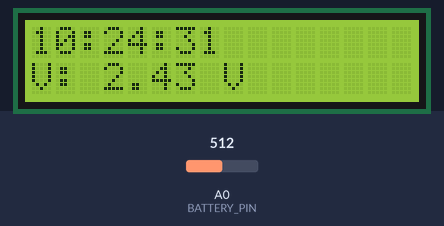
Recording of a program running on a simulated Arduino Uno, built with avr-gcc and run on an emulated ATmega328P. Parts: 16×2 character LCD. The test bench sets the inputs (shaded band); at power-on: A0 (BATTERY_PIN) = 512. The local clock reads 2024-03-15 10:24:30 at power-on unless the program sets it; what the program prints to the serial monitor is not drawn.

Above: at 1.2 s.
1.3 s: A0 (BATTERY_PIN) set to 716
At 2.9 s:
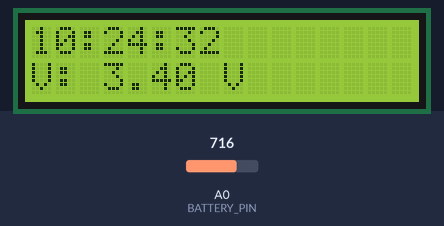
4.6 s: A0 (BATTERY_PIN) set to 900
At 5.6 s:
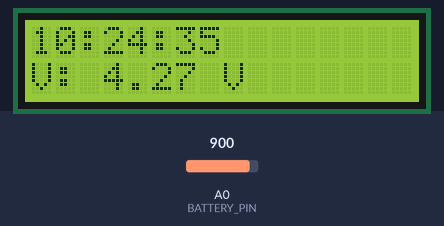
7.7 s: A0 (BATTERY_PIN) set to 1023
At 9.1 s:
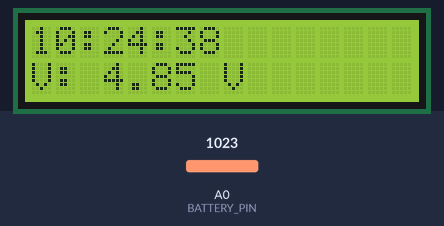
Timing chart, 0 to 10.7 s (numbered marks = the images above; inputs shaded):
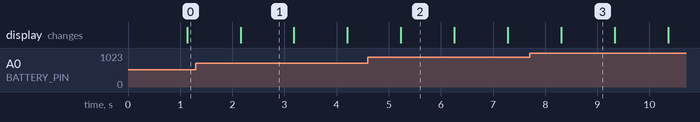

Measured:
- what the display in image 1 shows lasts 1.0 s, from 2.2 s to 3.2 s

The program:

main.cpp
```cpp
#include <Arduino.h>
#include <Wire.h>
#include <LiquidCrystal_I2C.h>
#include <RTClib.h>
#include <SPI.h>

#define BATTERY_PIN A0
#define R1 4700
#define R2 10000

RTC_DS3231 rtc;
LiquidCrystal_I2C lcd(0x27, 16, 2);

void setup() {

  analogReference(EXTERNAL);
  Serial.begin(9600);

  Wire.begin();
  lcd.init();
  lcd.backlight();

  if (!rtc.begin()) {
    Serial.println("Nie znaleziono RTC!");
    while (1);
  }

  if (rtc.lostPower()) {
    Serial.println("RTC stracił zasilanie. Ustawiam nowy czas...");
    rtc.adjust(DateTime(F(__DATE__), F(__TIME__)));
  } else {
    Serial.println("RTC działa poprawnie, czas nie został zmieniony.");
  }

}

void loop() {
  DateTime now = rtc.now();
  int adcValue = analogRead(BATTERY_PIN);
  float voltage = adcValue * (3.3 / 1023.0);
  float batteryVoltage = voltage * ((R1 + R2) / (float)R2);
  lcd.setCursor(0,0);
  if (now.hour() < 10) lcd.print("0");
  lcd.print(now.hour(), DEC);
  lcd.print(":");
  if (now.minute() < 10) lcd.print("0");
  lcd.print(now.minute(), DEC);
  lcd.print(":");
  if (now.second() < 10) lcd.print("0");
  lcd.print(now.second(), DEC);

  lcd.setCursor(0, 1);
  lcd.print("V: ");
  lcd.print(batteryVoltage, 2);
  lcd.print(" V     ");


  Serial.print("Napiecie baterii: ");
  Serial.print(batteryVoltage, 2);
  Serial.println(" V");
  Serial.print("adcValue: ");
  Serial.println(adcValue, 2);
  Serial.print("Czas: ");
  delay(1000);
}
```
